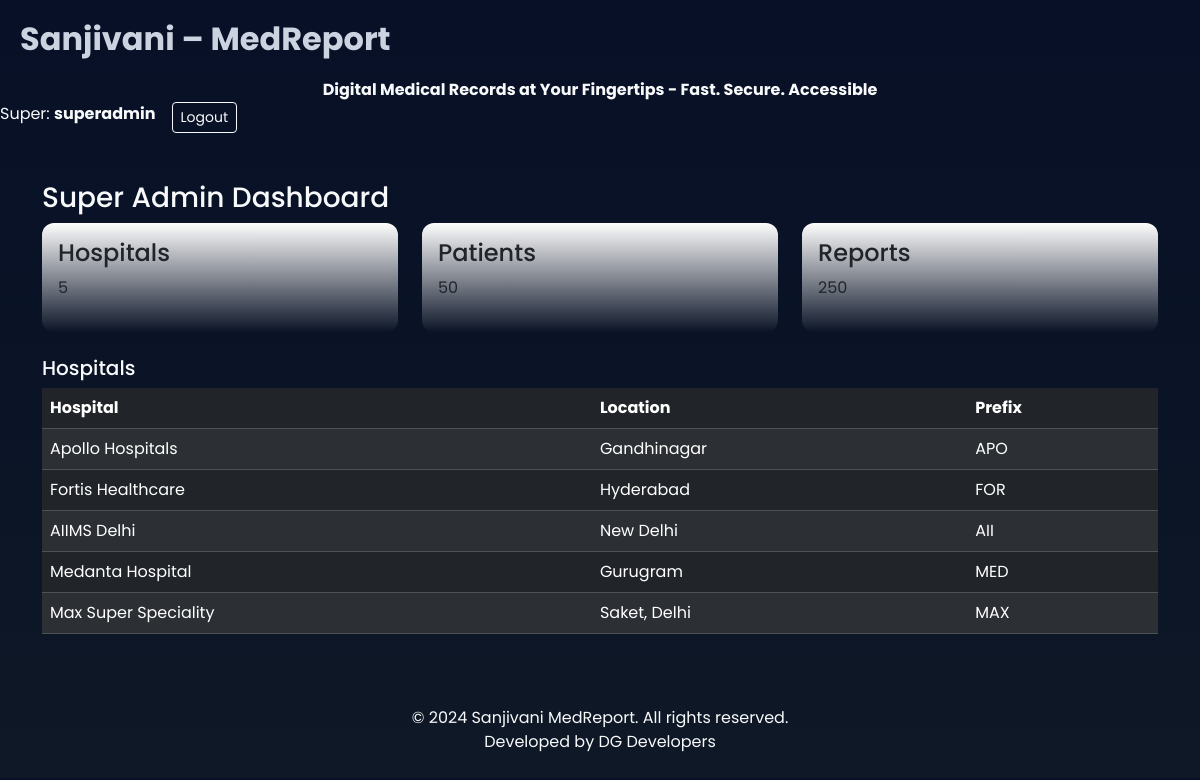
The app's page /super/dashboard (signed in) with its own data.
### tables this page shows
CREATE TABLE hospitals (
    hospital_id INTEGER PRIMARY KEY AUTOINCREMENT,
    hospital_name TEXT,
    location TEXT,
    prefix TEXT
);

### app.py (the view)
@app.route('/super/dashboard')
def super_dashboard():
    if 'super_id' not in session:
        return redirect(url_for('super_login'))
    db = get_db()
    stats = {}
    stats['hospitals'] = db.execute("SELECT COUNT(*) as c FROM hospitals").fetchone()['c']
    stats['patients'] = db.execute("SELECT COUNT(*) as c FROM patients").fetchone()['c']
    stats['reports'] = db.execute("SELECT COUNT(*) as c FROM reports").fetchone()['c']
    hospitals = db.execute("SELECT * FROM hospitals").fetchall()
    return render_template('super_dashboard.html', stats=stats, hospitals=hospitals)

### app.py (called while the page is built)
def get_db():
    db = getattr(g, '_database', None)
    if db is None:
        db = g._database = sqlite3.connect(app.config['DATABASE'])
        db.row_factory = sqlite3.Row
    return db

@app.teardown_appcontext
def close_connection(exception):
    db = getattr(g, '_database', None)
    if db is not None:
        db.close()

### templates/super_dashboard.html
{% extends "layout_modern.html" %}
{% block content %}
<h3>Super Admin Dashboard</h3>
<div class="row">
  <div class="col-md-4"><div class="card p-3"><h4>Hospitals</h4><p>{{ stats['hospitals'] }}</p></div></div>
  <div class="col-md-4"><div class="card p-3"><h4>Patients</h4><p>{{ stats['patients'] }}</p></div></div>
  <div class="col-md-4"><div class="card p-3"><h4>Reports</h4><p>{{ stats['reports'] }}</p></div></div>
</div>
<h5 class="mt-4">Hospitals</h5>
<table class="table table-dark table-striped"><thead><tr><th>Hospital</th><th>Location</th><th>Prefix</th></tr></thead><tbody>{% for h in hospitals %}<tr><td>{{ h['hospital_name'] }}</td><td>{{ h['location'] }}</td><td>{{ h['prefix'] }}</td></tr>{% endfor %}</tbody></table>
{% endblock %}

### templates/layout_modern.html (shortened to what this page needs)
<!doctype html>
<html lang="en">
<head>
  <h1 class="site-title">Sanjivani – MedReport</h1>
  <link href="https://cdn.jsdelivr.net/npm/bootstrap@5.3.2/dist/css/bootstrap.min.css" rel="stylesheet">
  <link rel="stylesheet" href="{{ url_for('static', filename='css/style.css') }}">
</head>
<body class="bg-dark text-light">
<nav style="width: 100%; display: flex; justify-content: center;">
  <a class="navbar-brand fw-bold" href="/">
    Digital Medical Records at Your Fingertips - Fast. Secure. Accessible
  </a>
</nav>
    <div class="d-flex">
      {% if session.get('patient_name') %}
      <div class="me-3">Hi, <strong>{{ session.get('patient_name') }}</strong></div>
      <a class="btn btn-outline-light btn-sm" href="{{ url_for('logout') }}">Logout</a>
      {% elif session.get('admin_username') %}
      <div class="me-3">Admin: <strong>{{ session.get('admin_username') }}</strong></div>
      <a class="btn btn-outline-light btn-sm" href="{{ url_for('logout') }}">Logout</a>
      {% elif session.get('super_username') %}
      <div class="me-3">Super: <strong>{{ session.get('super_username') }}</strong></div>
      <a class="btn btn-outline-light btn-sm" href="{{ url_for('logout') }}">Logout</a>
      {% endif %}
    </div>
<main class="container my-5">
  {% block content %}{% endblock %}
</main>
<footer class="py-4 text-center demo-footer">
    © 2024 Sanjivani MedReport. All rights reserved.<br>
    Developed by DG Developers
</footer>
</body>
</html>

### static/css/style.css (style rules this page uses)
:root { --accent:#00d4ff; --bg1:#071026; --bg2:#0e1826 }
.site-title { color: #ccd3e0; font-size: 32px; font-weight: 700; text-align: left; margin: 20px 0; padding-left: 20px; }
body { font-family:'Poppins',sans-serif; background:linear-gradient(180deg,var(--bg1),var(--bg2)); color:#062041 }
.card { background:linear-gradient(180deg, rgb(253, 253, 253), rgba(143, 127, 127, 0.01)); border:none; border-radius:12px }
.table td, .table th { vertical-align:middle }

### records on screen
hospitals: hospital_name "Apollo Hospitals", location "Gandhinagar", prefix "APO"
hospitals: hospital_name "Fortis Healthcare", location "Hyderabad", prefix "FOR"
hospitals: hospital_name "AIIMS Delhi", location "New Delhi", prefix "AII"
hospitals: hospital_name "Medanta Hospital", location "Gurugram", prefix "MED"
hospitals: hospital_name "Max Super Speciality", location "Saket, Delhi", prefix "MAX"

### other values on screen
{{ session.get('super_username') }} "superadmin"
{{ stats['hospitals'] }} "5"
{{ stats['patients'] }} "50"
{{ stats['reports'] }} "250"
